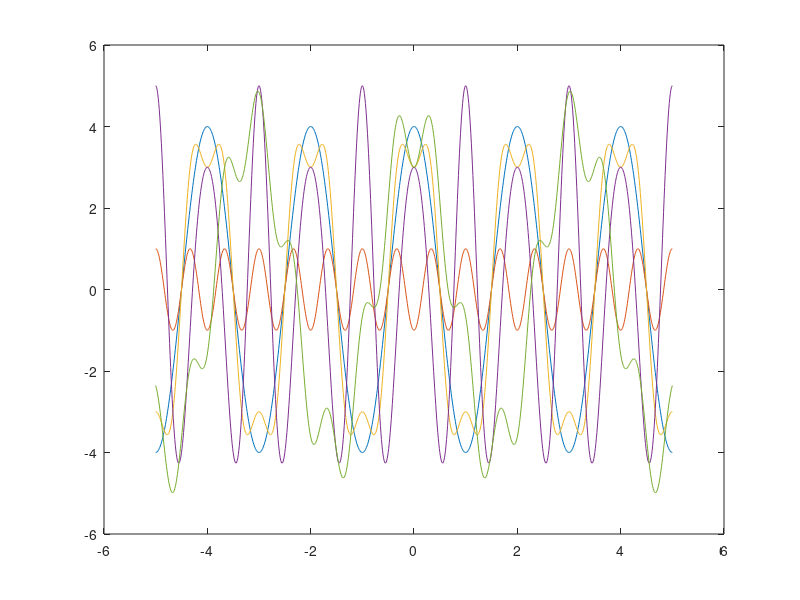

MATLAB code for this plot:
% HW1 problem 9
% Christopher Bero

x_axis = -5:0.01:5;

x_1t = (4*cos(pi*x_axis));

x_2t = (-sin((3*pi*x_axis)+(pi/2)));



plot(x_axis, x_1t); % a) T1t=2s
hold all
plot(x_axis, x_2t); % a) T2t=0.66s
hold all
plot(x_axis, (x_1t + x_2t)); % b) yes, Txt=2s

%p9_c: T=12

%p9_d:
x_1t = (4*cos(2*pi*x_axis));
x_2t = (-sin((3*pi*x_axis)+(pi/2)));
hold all
plot(x_axis, (x_1t + x_2t)); % yes

x_1t = (4*cos(2*x_axis));
x_2t = (-sin((3*pi*x_axis)+(pi/2)));
hold all
plot(x_axis, (x_1t + x_2t)); % yes
